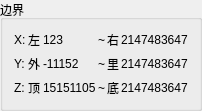
       <widget class="QGroupBox" name="gb_xyzLine">
        <property name="title">
         <string>边界</string>
        </property>
        <layout class="QGridLayout" name="gridLayout_9">
         <property name="horizontalSpacing">
          <number>2</number>
         </property>
         <item row="1" column="2">
          <widget class="QLabel" name="lab_lineYMin">
           <property name="text">
            <string>-11152</string>
           </property>
          </widget>
         </item>
         <item row="1" column="5">
          <widget class="QLabel" name="lab_lineYMax">
           <property name="text">
            <string>2147483647</string>
           </property>
          </widget>
         </item>
         <item row="0" column="3">
          <widget class="QLabel" name="label_14">
           <property name="text">
            <string>~</string>
           </property>
           <property name="alignment">
            <set>Qt::AlignCenter</set>
           </property>
          </widget>
         </item>
         <item row="2" column="0">
          <widget class="QLabel" name="lab_lineZ">
           <property name="text">
            <string>Z:</string>
           </property>
           <property name="alignment">
            <set>Qt::AlignLeading|Qt::AlignLeft|Qt::AlignVCenter</set>
           </property>
          </widget>
         </item>
         <item row="2" column="1">
          <widget class="QLabel" name="label_18">
           <property name="text">
            <string>顶</string>
           </property>
          </widget>
         </item>
         <item row="0" column="2">
          <widget class="QLabel" name="lab_lineXMin">
           <property name="text">
            <string>123</string>
           </property>
          </widget>
         </item>
         <item row="1" column="3">
          <widget class="QLabel" name="label_15">
           <property name="text">
            <string>~</string>
           </property>
           <property name="alignment">
            <set>Qt::AlignCenter</set>
           </property>
          </widget>
         </item>
         <item row="0" column="5">
          <widget class="QLabel" name="lab_lineXMax">
           <property name="text">
            <string>2147483647</string>
           </property>
          </widget>
         </item>
         <item row="2" column="3">
          <widget class="QLabel" name="label_16">
           <property name="text">
            <string>~</string>
           </property>
           <property name="alignment">
            <set>Qt::AlignCenter</set>
           </property>
          </widget>
         </item>
         <item row="2" column="5">
          <widget class="QLabel" name="lab_lineZMax">
           <property name="text">
            <string>2147483647</string>
           </property>
          </widget>
         </item>
         <item row="1" column="1">
          <widget class="QLabel" name="label_17">
           <property name="text">
            <string>外</string>
           </property>
          </widget>
         </item>
         <item row="0" column="0">
          <widget class="QLabel" name="lab_lineX">
           <property name="text">
            <string>X:</string>
           </property>
           <property name="alignment">
            <set>Qt::AlignLeading|Qt::AlignLeft|Qt::AlignVCenter</set>
           </property>
          </widget>
         </item>
         <item row="1" column="0">
          <widget class="QLabel" name="lab_lineY">
           <property name="text">
            <string>Y:</string>
           </property>
           <property name="alignment">
            <set>Qt::AlignLeading|Qt::AlignLeft|Qt::AlignVCenter</set>
           </property>
          </widget>
         </item>
         <item row="0" column="1">
          <widget class="QLabel" name="label_13">
           <property name="text">
            <string>左</string>
           </property>
          </widget>
         </item>
         <item row="2" column="2">
          <widget class="QLabel" name="lab_lineZMin">
           <property name="text">
            <string>15151105</string>
           </property>
          </widget>
         </item>
         <item row="0" column="4">
          <widget class="QLabel" name="label_19">
           <property name="text">
            <string>右</string>
           </property>
          </widget>
         </item>
         <item row="1" column="4">
          <widget class="QLabel" name="label_20">
           <property name="text">
            <string>里</string>
           </property>
          </widget>
         </item>
         <item row="2" column="4">
          <widget class="QLabel" name="label_21">
           <property name="text">
            <string>底</string>
           </property>
          </widget>
         </item>
        </layout>
       </widget>
